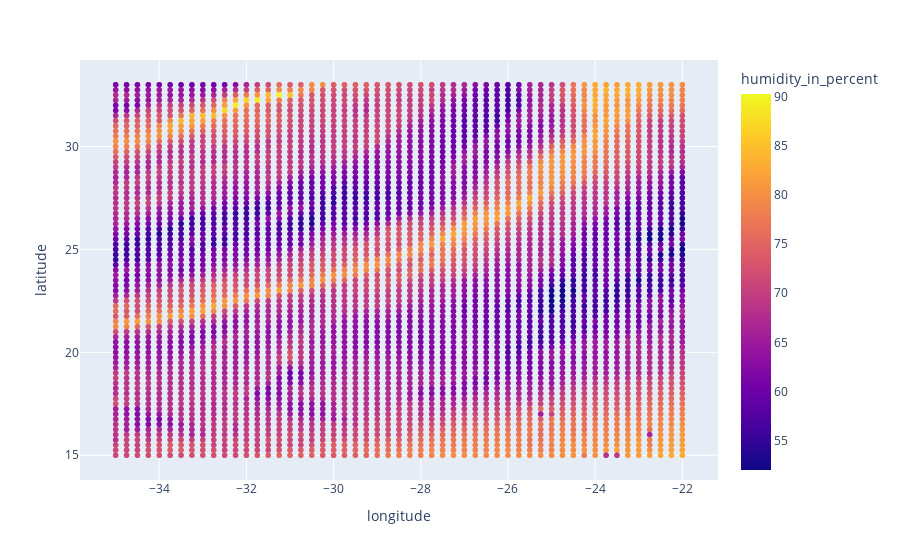

The notebook cell saved with this chart:
### Code cell
import plotly.express as px

fig = px.scatter(df, x="longitude", y="latitude", color="humidity_in_percent")
fig.show()

### Figure 1 — Plotly figure (JSON) as saved in the notebook; plotly's stock layout.template omitted (floating-point values rounded to 4 significant figures; data arrays with more than 128 entries replaced by an {"elided": "..."} marker saying what was removed)
{"data": [{"hovertemplate": "longitude=%{x}<br>latitude=%{y}<br>humidity_in_percent=%{marker.color}<extra></extra>", "legendgroup": "", "marker": {"color": {"elided": "3869 float values"}, "coloraxis": "coloraxis", "symbol": "circle"}, "mode": "markers", "name": "", "showlegend": false, "type": "scattergl", "x": {"elided": "3869 float values"}, "xaxis": "x", "y": {"elided": "3869 float values"}, "yaxis": "y"}], "layout": {"coloraxis": {"colorbar": {"title": {"text": "humidity_in_percent"}}, "colorscale": [[0, "#0d0887"], [0.1111, "#46039f"], [0.2222, "#7201a8"], [0.3333, "#9c179e"], [0.4444, "#bd3786"], [0.5556, "#d8576b"], [0.6667, "#ed7953"], [0.7778, "#fb9f3a"], [0.8889, "#fdca26"], [1, "#f0f921"]]}, "legend": {"tracegroupgap": 0}, "margin": {"t": 60}, "xaxis": {"anchor": "y", "domain": [0, 1], "title": {"text": "longitude"}}, "yaxis": {"anchor": "x", "domain": [0, 1], "title": {"text": "latitude"}}}}
